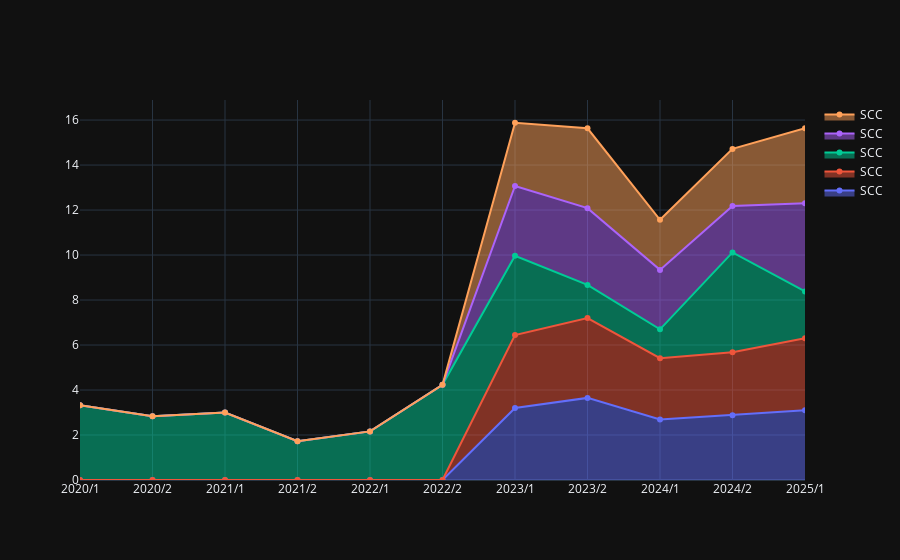

Source (notebook cell):
### Code cell
fig = go.Figure()

for student in students.index:
    semesters = [] # Stores the semesters labels
    averages = [] # Stores the array of contributions to average
    student_df = joined_df[joined_df["student_id"] == student]
    for semester in sorted(joined_df["Ano/Semestre"].unique()):
        student_sem_df = student_df[student_df["Ano/Semestre"] == semester]
        semesters.append(semester)
        if student_sem_df.empty:
            averages.append(None)
            continue
        sem_avgs = {}
        semester_total = 0
        for depto in student_df["depto"].unique():
            student_sem_depto_notas = student_sem_df[student_sem_df["depto"] == depto]["NOTA"]
            avg = student_sem_depto_notas.mean()
            count = student_sem_depto_notas.count()
            avg = avg if count != 0 else 0
            sem_avgs[depto] = (avg, count)
            semester_total += count
        sem_avgs["total"] = semester_total
        averages.append(sem_avgs)
    print(semesters)
    pprint(averages)
    for depto in student_df["depto"].unique():
        y = list(map(lambda x: x[depto][0] * x[depto][1] / x["total"] if x is not None else 0, averages))
        print(semesters)
        fig.add_trace(go.Scatter(
            x=semesters, y=y,
            mode="lines+markers",
            stackgroup="depto",
            name=depto,
        ))
        break

fig.show()

### Figure 1 — Plotly figure (JSON) as saved in the notebook; plotly's stock layout.template omitted (floating-point values rounded to 4 significant figures)
{"data": [{"mode": "lines+markers", "name": "SCC", "stackgroup": "depto", "x": ["2020/1", "2020/2", "2021/1", "2021/2", "2022/1", "2022/2", "2023/1", "2023/2", "2024/1", "2024/2", "2025/1"], "y": [0, 0, 0, 0, 0, 0, 3.2, 3.65, 2.686, 2.883, 3.1], "type": "scatter"}, {"mode": "lines+markers", "name": "SCC", "stackgroup": "depto", "x": ["2020/1", "2020/2", "2021/1", "2021/2", "2022/1", "2022/2", "2023/1", "2023/2", "2024/1", "2024/2", "2025/1"], "y": [0, 0, 0, 0, 0, 0, 3.244, 3.55, 2.729, 2.8, 3.2], "type": "scatter"}, {"mode": "lines+markers", "name": "SCC", "stackgroup": "depto", "x": ["2020/1", "2020/2", "2021/1", "2021/2", "2022/1", "2022/2", "2023/1", "2023/2", "2024/1", "2024/2", "2025/1"], "y": [3.322, 2.833, 3.0, 1.725, 2.16, 4.233, 3.525, 1.471, 1.283, 4.433, 2.083], "type": "scatter"}, {"mode": "lines+markers", "name": "SCC", "stackgroup": "depto", "x": ["2020/1", "2020/2", "2021/1", "2021/2", "2022/1", "2022/2", "2023/1", "2023/2", "2024/1", "2024/2", "2025/1"], "y": [0, 0, 0, 0, 0, 0, 3.1, 3.413, 2.643, 2.062, 3.914], "type": "scatter"}, {"mode": "lines+markers", "name": "SCC", "stackgroup": "depto", "x": ["2020/1", "2020/2", "2021/1", "2021/2", "2022/1", "2022/2", "2023/1", "2023/2", "2024/1", "2024/2", "2025/1"], "y": [0, 0, 0, 0, 0, 0, 2.811, 3.55, 2.225, 2.54, 3.338], "type": "scatter"}], "layout": {}}
